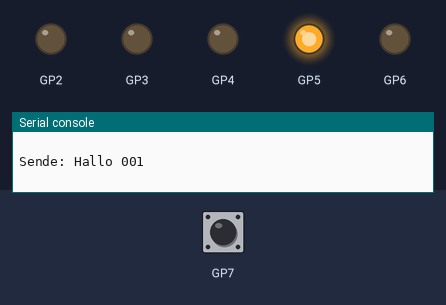
Bench run of a program on a simulated Raspberry Pi Pico running MicroPython. On the bench: output pins drawn as LEDs (lit = HIGH), the last lines printed to the serial console. Inputs (shaded band) come from the test bench; at power-on: GP7 HIGH.

Above: at 1.2 s.
1.3 s: GP7 pulled LOW for 0.15 s
At 1.8 s:
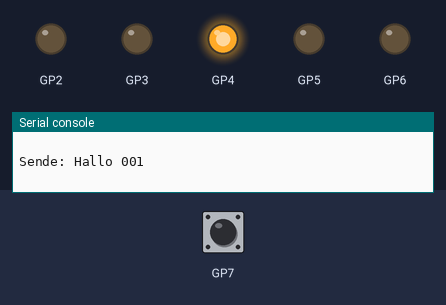
2.9 s: GP7 pulled LOW for 1 s
At 4.3 s:
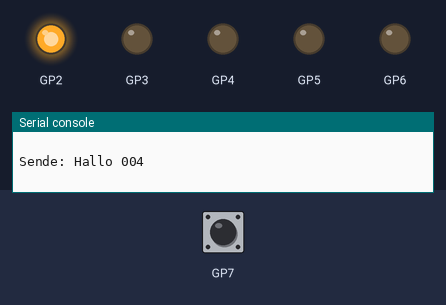
5.4 s: GP7 pulled LOW for 0.15 s
At 6.1 s:
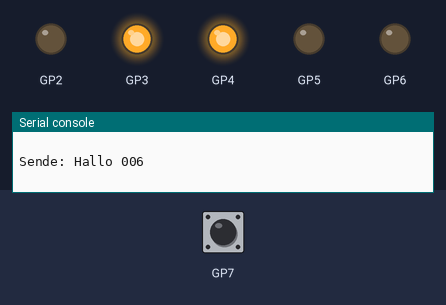
7.0 s: GP7 pulled LOW for 3.2 s
At 7.8 s:
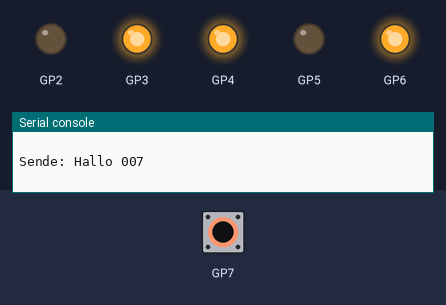
11.7 s: GP7 pulled LOW for 0.15 s
At 11.77 s:
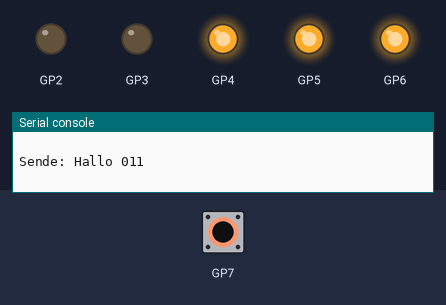
13.3 s: GP7 pulsed LOW 5 times (0.12 s each, 0.3 s apart)
At 15.5 s:
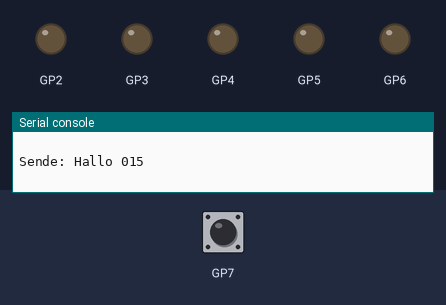
Timing chart, 0 to 17.0 s (numbered marks = the images above; inputs shaded):
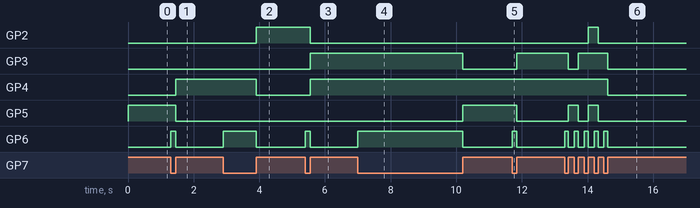

Measured:
- after the input at 1.3 s, GP4: LOW → HIGH after 0.15 s; GP5: HIGH → LOW after 0.15 s; GP6: LOW → HIGH at once, → LOW 0.15 s later
- after the input at 2.9 s, GP2: LOW → HIGH after 1.0 s; GP4: HIGH → LOW after 1.0 s; GP6: LOW → HIGH at once, → LOW 1.0 s later
- after the input at 5.4 s, GP2: HIGH → LOW after 0.15 s; GP3, GP4: LOW → HIGH after 0.15 s; GP6: LOW → HIGH at once, → LOW 0.15 s later
- after the input at 7.0 s, GP3: HIGH → LOW after 3.2 s; GP5: LOW → HIGH after 3.2 s; GP6: LOW → HIGH at once, → LOW 3.2 s later
- after the input at 11.7 s, GP3: LOW → HIGH after 0.15 s; GP5: HIGH → LOW after 0.15 s; GP6: LOW → HIGH at once, → LOW 0.15 s later
- after the input at 13.3 s, GP2: LOW → HIGH after 0.72 s, → LOW 0.30 s later; GP3: HIGH → LOW after 0.12 s, → HIGH 0.30 s later, → LOW 0.90 s later

The program:

main_master_irq_ack.py
```python
from master_irq_ack import MasterBus
from utime import sleep_ms

bus = MasterBus()

counter = 0

while True:

    text = (
        "Hallo %03d\n"
        % counter
    )

    print(
        "Sende:",
        text
    )

    bus.send_bytes(
        text.encode()
    )

    counter += 1

    sleep_ms(1000)

    
```

master_irq_ack.py
```python
from machine import Pin
from micropython import schedule


class MasterBus:

    STATE_IDLE = 0
    STATE_WAIT_ACK_LOW = 1
    STATE_WAIT_ACK_HIGH = 2

    def __init__(
        self,
        data_pins=(2, 3, 4, 5),
        wr_pin=6,
        ack_pin=7
    ):

        #
        # Datenbus
        #
        self.data = [
            Pin(
                p,
                Pin.OUT,
                value=0
            )
            for p in data_pins
        ]

        #
        # Steuerleitungen
        #
        self.wr = Pin(
            wr_pin,
            Pin.OUT,
            value=1
        )

        self.ack = Pin(
            ack_pin,
            Pin.IN,
            Pin.PULL_UP
        )

        #
        # TX FIFO
        #
        self.tx_fifo = []

        #
        # Byteaufbau
        #
        self.current_byte = 0

        self.current_nibble = 0

        self.send_high = False

        self.state = self.STATE_IDLE

        #
        # ACK Interrupt
        #
        self.ack.irq(
            trigger=
                Pin.IRQ_FALLING |
                Pin.IRQ_RISING,
            handler=self._ack_irq
        )

    ################################################
    # FIFO
    ################################################

    def send_byte(self, value):
        self.tx_fifo.append(
            value & 0xFF
        )

        self._start_next_transfer()

    def send_bytes(self, data):
        for b in data:
            self.send_byte(b)

    ################################################
    # Hardware
    ################################################

    def _write_nibble(self, value):

        value &= 0x0F

        for i in range(4):

            self.data[i].value(
                (value >> i) & 1
            )

    ################################################
    # Transfer starten
    ################################################

    def _start_next_transfer(self):

        if self.state != self.STATE_IDLE:
            return

        if not self.tx_fifo:
            return

        self.current_byte = (
            self.tx_fifo.pop(0)
        )

        self.send_high = False

        self._send_next_nibble()

    ################################################
    # Nibble senden
    ################################################

    def _send_next_nibble(self):

        if not self.send_high:

            nibble = (
                self.current_byte
                & 0x0F
            )

        else:

            nibble = (
                self.current_byte >> 4
            ) & 0x0F

        self.current_nibble = nibble

        self._write_nibble(
            nibble
        )

        #
        # WR aktivieren
        #
        self.wr.value(0)

        self.state = (
            self.STATE_WAIT_ACK_LOW
        )

    ################################################
    # ACK IRQ
    ################################################

    def _ack_irq(self, pin):

        schedule(
            self._ack_handler,
            pin.value()
        )

    ################################################
    # ACK Verarbeitung
    ################################################

    def _ack_handler(self, level):

        #
        # ACK LOW
        #
        if (
            level == 0 and
            self.state ==
            self.STATE_WAIT_ACK_LOW
        ):

            self.wr.value(1)

            self.state = (
                self.STATE_WAIT_ACK_HIGH
            )

            return

        #
        # ACK HIGH
        #
        if (
            level == 1 and
            self.state ==
            self.STATE_WAIT_ACK_HIGH
        ):

            if not self.send_high:

                #
                # jetzt oberes Nibble
                #
                self.send_high = True

                self._send_next_nibble()

                return

            #
            # Byte komplett
            #
            self.state = self.STATE_IDLE

            self._start_next_transfer()

    ################################################
    # Status
    ################################################

    def busy(self):

        return (
            self.state != self.STATE_IDLE
        )
```
